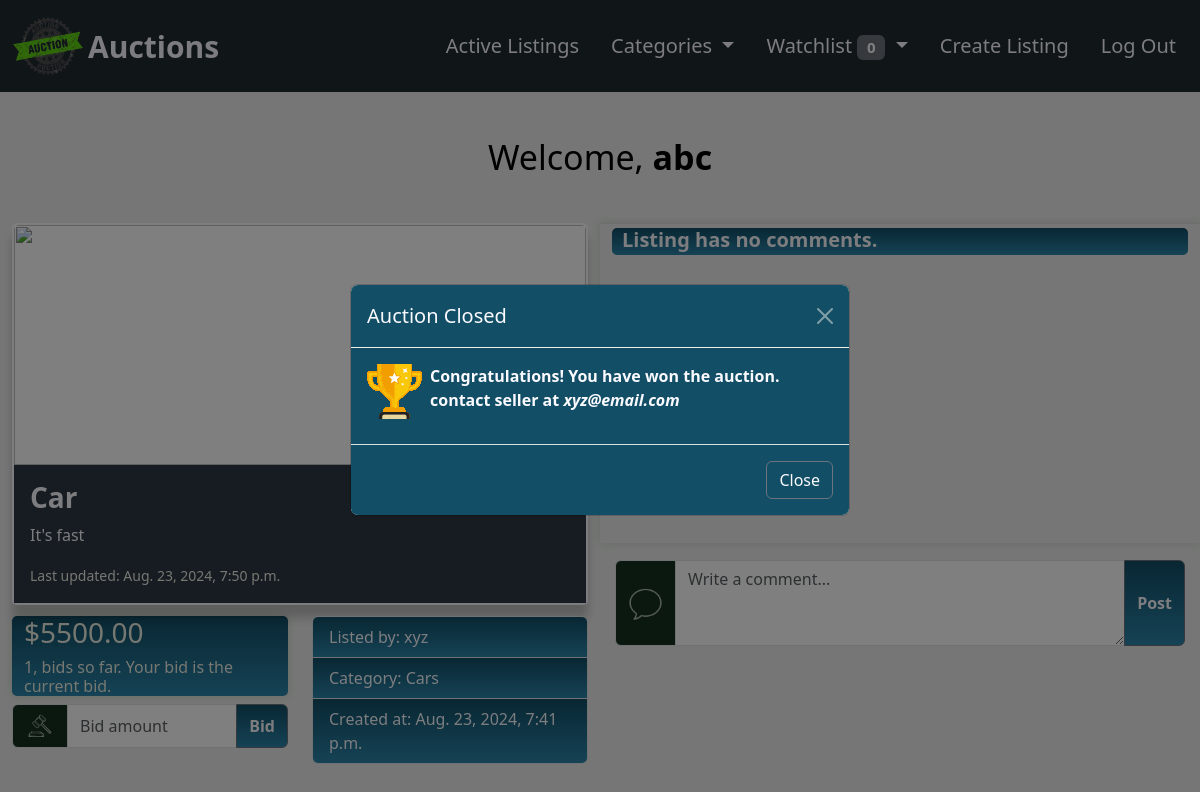
The page /listing/bid/1 (signed in) on the database its author committed.
### auctions/models.py (models this page shows)
class User(AbstractUser):
    watchlist = models.ManyToManyField(
        AuctionListing, blank=True, related_name="watchers"
    )

class AuctionListing(models.Model):
    title = models.CharField(max_length=64)
    discription = models.CharField(max_length=255)
    starting_bid = models.IntegerField()
    image_url = models.URLField(max_length=255, blank=True, null=True)
    category = models.CharField(max_length=64, blank=True, null=True)
    active = models.BooleanField(default=True)
    listed_by = models.ForeignKey(
        "User", on_delete=models.CASCADE, related_name="listings"
    )
    created_at = models.DateTimeField(auto_now_add=True)

### auctions/views.py (the view, shortened to what this page needs)
# urls.py: path("listing/bid/<int:listing_id>", views.manage_listing, name="bid"),
@login_required(login_url="/login")
def manage_listing(request, listing_id):
    listing = AuctionListing.objects.get(pk=listing_id)
    comments = Comment.objects.filter(item=listing_id)
    watchlist_count = User.objects.get(pk=request.user.id).watchlist.all()
    if request.user.watchlist.filter(pk=listing_id).exists():
        watchlist = True
    else:
        watchlist = False
    number_of_bids = Bid.objects.filter(item=listing_id).count()
    if number_of_bids > 0:
        latest_bid = Bid.objects.filter(item=listing_id).aggregate(Max("bid_time"))
        latest_bid_time = latest_bid["bid_time__max"]
        latest_bid = Bid.objects.filter(
            item=listing_id, bid_time=latest_bid_time
        ).first()
        bidder = User.objects.get(username=latest_bid.bidder)
        bidder_name = bidder.username
        latest_bid = latest_bid.current_bid
    else:
        latest_bid = None
        latest_bid_time = listing.created_at
        bidder_name = None
    if listing.active:
        close_auction = False
        winner_email = None
        seller_email = None
    else:
        winner_email = bidder.email
        seller_email = listing.listed_by.email
        close_auction = True
    return render(
        request,
        "auctions/bid.html",
        {
            "form": BidForm(),
            "listing": listing,
            "latest_bid": latest_bid,
            "latest_bid_time": latest_bid_time,
            "bidder_name": bidder_name,
            "number_of_bids": number_of_bids,
            "comments": comments,
            "watchlist": watchlist,
            "watchlist_count": watchlist_count.count(),
            "close": close_auction,
            "winner_email": winner_email,
            "seller_email": seller_email,
        },
    )

### auctions/forms.py
class BidForm(forms.Form):
    bid = forms.IntegerField(
        required=False,
        label="",
        widget=forms.TextInput(
            attrs={
                "placeholder": "Bid amount",
                "class": "form-control",
                "aria-describedby": "basic-addon1",
            }
        ),
    )
    comment = forms.CharField(
        required=False,
        max_length=100,
        widget=forms.Textarea(
            attrs={
                "rows": "3",
                "placeholder": "Write a comment...",
                "class": "form-control",
                "aria-describedby": "button-addon1",
            }
        ),
    )

### auctions/templates/auctions/bid.html (shortened to what this page needs)
{% extends "auctions/layout.html" %}
{% load static %}
{% load auction_extras %}
{% block watchlist %}
<li class="nav-item dropdown">
    <a class="nav-link dropdown-toggle" href="#" role="button" data-bs-toggle="dropdown" aria-expanded="false">
        Watchlist <span class="badge text-bg-secondary">{{ watchlist_count }}</span>
    </a>
</li>
{% endblock %}
{% block body %}
    <div class="container-fluid listing-wrapper">
        <div class="row" style="height:100%;">
            <div class="col-md-6">
                <div class="row" style="margin-bottom: 0;">
                    <div class="col-md-12">
                        <div class="card card-index">
                            {% if listing.image_url %}
                                <img src="{{listing.image_url}}" class="card-img-top">
                            {% else %}
                                <img src="{% static 'auctions/auction_logo.png' %}" class="card-img-top">
                            {% endif %}
                            <div class="card-body listing-card-body">
                                <h3 class="card-title" style="font-weight:700;">{{ listing.title }}&nbsp;
                                </h3>
                                <p class="card-text">{{ listing.discription }}</p>
                                <p class="card-text"><small class="text-body-secondary" style="color: #EEF0E5 !important;">Last updated: {{latest_bid_time}}</small></p>
                            </div>
                        </div>
                    </div>
                </div>
                <div class="row" style="margin-top: 2%; margin-bottom:0;">
                    <div class="col-md-6">
                        <div class="bid-wrapper">
                            {% if latest_bid %}
                                <h3 style="color: #EEF0E5; margin-top: 0;s">${{ latest_bid|floatformat:2 }}</h3>
                                <h6 style="font-weight: normal; color: #EEF0E5;">{{ number_of_bids }}, bids so far.
                                    {% if bidder_name == user.username %}
                                        Your bid is the current bid.
                                    {% endif %}
                            {% else %}
                                <h3 style="color: #EEF0E5;">${{ listing.starting_bid|floatformat:2 }}</h3>
                                <h6 style="font-weight: normal; color: #EEF0E5;">0, bids so far.<h6>
                            {% endif %}
                        </div>
                        <form class="listing-form" action="{% url 'bid' listing.id %}" method="post">
                            <div class="input-group listing-input-group">
                                <span class="input-group-text" id="basic-addon1" style="background-color:#163020" onclick="rotateHammer();">
                                </span>
                                {{ form.bid }}
                                <button class="btn btn-outline-secondary bid-btn" type="submit" onclick="rotateHammer();">Bid</button>
                            </div>
                        </form>
                    </div>
                    <div class="col-md-6">
                        <ul class="list-group item-details">
                            <li class="list-group-item">Listed by: {{ listing.listed_by }}</li>
                            <li class="list-group-item">Category: {{ listing.category }}</li>
                            <li class="list-group-item">Created at: {{ listing.created_at}}</li>
                        </ul>
                    </div>
                </div>
            </div>
            <div class="col-md-6" style="height: 100%;">
                <div class="row comments-row">
                    <div class="col-md-12 comments">
                        {% for comment in comments %}
                            <div class="comment-wrapper">
                                <h5>{{ comment.author }}&nbsp;</h5>
                                <h6>{{ comment.comment_time }}</h6>
                                <span style="display:block;">{{ comment.comment }}</span>
                            </div>
                        {% empty %}
                            <div class="comment-wrapper">
                                <h5>Listing has no comments.</h5>
                            </div>
                        {% endfor %}
                    </div>
                </div>
                <div class="row">
                    <div class="col-md-12" style="padding:0">
                        <form action="{% url 'bid' listing.id %}" method="post">
                            <div class="input-group input-group-comment">
                                <span class="input-group-text" style="background-color:#163020">
                                    <img src="{% static 'auctions/icons8-comment-50.png' %}" width="35px" height="35px">
                                </span>
                                {{ form.comment }}
                                <button class="btn btn-outline-secondary comment-btn"  type="submit" id="button-addon1">Post</button>
                            </div>
                        </form>
                    </div>
                </div>
            </div>
        </div>
    </div>
    <div class="modal fade" id="winModal" tabindex="-1" data-bs-backdrop="static">
        <div class="modal-dialog modal-dialog-centered">
            <div class="modal-content">
                <div class="modal-header modalcolor">
                    <h5 class="modal-title">Auction Closed</h5>
                    <button type="button" class="btn-close close-btn" data-bs-dismiss="modal" aria-label="Close" onclick="location.href='{% url 'index' %}';"></button>
                </div>
                <div class="modal-body modalcolor">
                    {% if bidder_name == user.username %}
                        <p><img style="display: inline-block; float: left; margin-right: 8px;" src="{% static 'auctions/trophy-with-confetti.gif'%}">
                            Congratulations! You have won the auction. contact seller at <em>{{ seller_email }}</em></p>
                    {% elif user.username|lower == listing.listed_by|lower  %}
                        <p>You have closed the Auction. The winner is <em>{{ bidder_name }}</em>. contact winner at <em>{{winner_email}}</em></p>
                    {% else %}
                        <p>The Auction is closed. better luck next time!</p>
                    {% endif %}
                </div>
                <div class="modal-footer modalcolor">
                    <button type="button" class="btn btn-secondary modal-close-btn" data-bs-dismiss="modal" onclick="location.href='{% url 'index' %}';">Close</button>
                </div>
            </div>
        </div>
    </div>
{% endblock %}

### auctions/templates/auctions/layout.html (shortened to what this page needs)
{% load static %}
<!DOCTYPE html>
<html lang="en">
    <head>
        <link rel="stylesheet" href="https://cdn.jsdelivr.net/npm/bootstrap@5.3.2/dist/css/bootstrap.min.css" rel="stylesheet">
        <link href="{% static 'auctions/styles.css' %}" rel="stylesheet">
    </head>
    <body>
        <div class="body-wrapper">
            <nav class="navbar navbar-expand-lg">
                <div class="navbar-brand">
                    <img class="logo-img" src="{% static 'auctions/auction_logo.png' %}" alt="Logo" width="80px" height="60px" class="d-inline-block align-text-top" onclick="playAnimation()">
                    Auctions
                </div>
                <div class="navbar-nav">
                    <a class="nav-link" href="{% url 'index' %}">Active Listings</a>
                    {% if user.is_authenticated %}
                        <li class="nav-item dropdown">
                            <a class="nav-link dropdown-toggle" href="#" role="button" data-bs-toggle="dropdown" aria-expanded="false">
                                Categories
                            </a>
                        </li>
                        {% block watchlist %}{% endblock %}
                        <a class="nav-link" href="{% url 'create' %}">Create Listing</a>
                        <a class="nav-link" href="{% url 'logout' %}">Log Out</a>
                    {% else %}
                        <a class="nav-link" href="{% url 'login' %}">Log In</a>
                        <a class="nav-link" href="{% url 'register' %}">Register</a>
                    {% endif %}
                </div>
            </nav>
            <div class="signed_in">
                {% if user.is_authenticated %}
                    Welcome,<strong>&nbsp;{{ user.username }}</strong>
                {% else %}
                    Not signed in.
                {% endif %}
            </div>
            {% block body %}
            {% endblock %}
        </div>
    </body>
</html>

### auctions/static/auctions/styles.css (style rules this page uses)
body { display: flex; flex-direction: column; }
.navbar-brand { display: flex; background-color: #212A31; font-size: 30px; font-weight: 700; padding: 8px; color: #FAFAFF; justify-content: center; align-items: center; }
nav { background-color: #212A31; position: fixed; top: 0; left: 0; width: 100%; z-index: 1000; }
.navbar-nav { margin-right: 8px; margin-left: auto; }
.nav-link { margin: 8px; }
.nav-link { color: #FAFAFF; font-size: 20px; }
.signed_in { display: flex; align-items: center; margin: auto; margin-top:40px ; margin-bottom: 30px; color: #000000; font-size: 34px; }
.body-wrapper { display: flex; flex-direction: column; background-color: #ebedeb; min-height: 100vh; }
.card-img-top { width: 100%; height: 30vh; object-fit: scale-down; }
.card-index, .card-index-item { border: 2px solid #FAFAFF ; border-radius: 5px; box-shadow: 0 13px 10px rgb(0 0 0 / 0.2) }
.listing-card-body { background-color: #2E3944; color: #FAFAFF; }
.input-group { padding: 0 15px 8px 15px; }
.create-account.login-here, span { color: #000000; }
.create-account.login-here, a { color: #000000; font-size: 18px; }
.bid-btn, .comment-btn { font-weight: 700; color: #FAFAFF; background-image: -webkit-linear-gradient(top, #124E66, #2b86aa); }
.listing-wrapper { padding-top: 10px; height: 100%; }
.bid-wrapper, .comment-wrapper { max-width: 100%; background-color: #124E66; color: #FAFAFF; font-weight: bold; border-radius: 5px; background-image: -webkit-linear-gradient(top, #124E66, #2b86aa); box-shadow: inset 0 1px 1px rgba(0, 0, 0, 0.075), 0 0 8px rgba(182, 196, 182, 0.6); }
.bid-wrapper { padding-left: 12px; margin-bottom: 3%; }
.listing-input-group { padding: 0; max-width: 100%; }
.item-details li { background-image: -webkit-linear-gradient(top, #124E66, #2b86aa); color: #FAFAFF; }
.comment-wrapper { margin-bottom: 6px; box-shadow: none; }
.comment-wrapper h5 { display: inline-block; color: #FAFAFF; font-weight: 700; }
.comments-row { margin-bottom: 3%; height: 40vh; box-shadow: inset 0 1px 1px rgba(0, 0, 0, 0.075), 0 0 8px rgba(182, 196, 182, 0.6); padding: 5px 0 5px 0; }
.comments { overflow-y: scroll; min-height: 100%; max-height: 0; }
.comment-wrapper * { padding-left: 10px; }
.comment-wrapper h5 { margin-bottom: 3px; }
.modalcolor { background-color: #124E66; }
.modal-header, .modal-body, .modal-footer { color: #FAFAFF; font-weight: 700; border-bottom-color: #EEF0E5; }
.modal-close-btn { background-color: #124E66; color: #FAFAFF; }

### rows shown on the page
User: username "abc"
AuctionListing: title "Car", discription "It's fast", listed_by "xyz", category "Cars", created_at "Aug. 23, 2024, 7:41 p.m."
User: email "xyz@email.com"

### other values the page prints
{{ watchlist_count }} "0"
{{ latest_bid_time }} "Aug. 23, 2024, 7:50 p.m."
{{ latest_bid|floatformat:2 }} "5500.00"
{{ number_of_bids }} "1"
